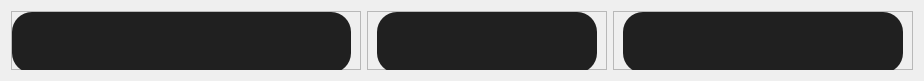
     <widget class="QWidget" name="widget_top" native="true">
      <property name="sizePolicy">
       <sizepolicy hsizetype="Expanding" vsizetype="Preferred">
        <horstretch>0</horstretch>
        <verstretch>0</verstretch>
       </sizepolicy>
      </property>
      <property name="minimumSize">
       <size>
        <width>924</width>
        <height>81</height>
       </size>
      </property>
      <property name="maximumSize">
       <size>
        <width>16777215</width>
        <height>81</height>
       </size>
      </property>
      <property name="focusPolicy">
       <enum>Qt::NoFocus</enum>
      </property>
      <property name="styleSheet">
       <string notr="true"/>
      </property>
      <layout class="QHBoxLayout" name="horizontalLayout">
       <property name="topMargin">
        <number>11</number>
       </property>
       <item>
        <widget class="QFrame" name="frame">
         <property name="sizePolicy">
          <sizepolicy hsizetype="Expanding" vsizetype="Preferred">
           <horstretch>0</horstretch>
           <verstretch>0</verstretch>
          </sizepolicy>
         </property>
         <property name="minimumSize">
          <size>
           <width>350</width>
           <height>0</height>
          </size>
         </property>
         <property name="maximumSize">
          <size>
           <width>250</width>
           <height>16777215</height>
          </size>
         </property>
         <property name="focusPolicy">
          <enum>Qt::NoFocus</enum>
         </property>
         <property name="frameShape">
          <enum>QFrame::StyledPanel</enum>
         </property>
         <property name="frameShadow">
          <enum>QFrame::Raised</enum>
         </property>
         <layout class="QHBoxLayout" name="horizontalLayout_4">
          <property name="leftMargin">
           <number>0</number>
          </property>
          <property name="topMargin">
           <number>0</number>
          </property>
          <item>
           <widget class="QLabel" name="label_5">
            <property name="minimumSize">
             <size>
              <width>226</width>
              <height>61</height>
             </size>
            </property>
            <property name="focusPolicy">
             <enum>Qt::NoFocus</enum>
            </property>
            <property name="layoutDirection">
             <enum>Qt::LeftToRight</enum>
            </property>
            <property name="styleSheet">
             <string notr="true">background-color: #202020; /* Замените #CCCCCC на желаемый серый цвет */
border-radius: 20px; /* Значение border-radius определяет радиус закругления углов */
color: white;</string>
            </property>
            <property name="text">
             <string/>
            </property>
           </widget>
          </item>
         </layout>
        </widget>
       </item>
       <item>
        <widget class="QFrame" name="frame_3">
         <property name="sizePolicy">
          <sizepolicy hsizetype="Expanding" vsizetype="Preferred">
           <horstretch>0</horstretch>
           <verstretch>0</verstretch>
          </sizepolicy>
         </property>
         <property name="focusPolicy">
          <enum>Qt::NoFocus</enum>
         </property>
         <property name="frameShape">
          <enum>QFrame::StyledPanel</enum>
         </property>
         <property name="frameShadow">
          <enum>QFrame::Raised</enum>
         </property>
         <layout class="QHBoxLayout" name="horizontalLayout_3">
          <property name="topMargin">
           <number>0</number>
          </property>
          <item>
           <widget class="QLabel" name="label_6">
            <property name="sizePolicy">
             <sizepolicy hsizetype="Expanding" vsizetype="Preferred">
              <horstretch>0</horstretch>
              <verstretch>0</verstretch>
             </sizepolicy>
            </property>
            <property name="minimumSize">
             <size>
              <width>0</width>
              <height>61</height>
             </size>
            </property>
            <property name="maximumSize">
             <size>
              <width>16777215</width>
              <height>61</height>
             </size>
            </property>
            <property name="focusPolicy">
             <enum>Qt::NoFocus</enum>
            </property>
            <property name="layoutDirection">
             <enum>Qt::LeftToRight</enum>
            </property>
            <property name="styleSheet">
             <string notr="true">background-color: #202020; /* Замените #CCCCCC на желаемый серый цвет */
border-radius: 20px; /* Значение border-radius определяет радиус закругления углов */
color: white;</string>
            </property>
            <property name="text">
             <string/>
            </property>
           </widget>
          </item>
         </layout>
        </widget>
       </item>
       <item>
        <widget class="QFrame" name="frame_2">
         <property name="sizePolicy">
          <sizepolicy hsizetype="Expanding" vsizetype="Preferred">
           <horstretch>0</horstretch>
           <verstretch>0</verstretch>
          </sizepolicy>
         </property>
         <property name="minimumSize">
          <size>
           <width>300</width>
           <height>0</height>
          </size>
         </property>
         <property name="maximumSize">
          <size>
           <width>261</width>
           <height>16777215</height>
          </size>
         </property>
         <property name="focusPolicy">
          <enum>Qt::NoFocus</enum>
         </property>
         <property name="frameShape">
          <enum>QFrame::StyledPanel</enum>
         </property>
         <property name="frameShadow">
          <enum>QFrame::Raised</enum>
         </property>
         <layout class="QHBoxLayout" name="horizontalLayout_2">
          <property name="topMargin">
           <number>0</number>
          </property>
          <item>
           <widget class="QLabel" name="label_user">
            <property name="sizePolicy">
             <sizepolicy hsizetype="Expanding" vsizetype="Expanding">
              <horstretch>0</horstretch>
              <verstretch>0</verstretch>
             </sizepolicy>
            </property>
            <property name="minimumSize">
             <size>
              <width>241</width>
              <height>61</height>
             </size>
            </property>
            <property name="focusPolicy">
             <enum>Qt::NoFocus</enum>
            </property>
            <property name="layoutDirection">
             <enum>Qt::LeftToRight</enum>
            </property>
            <property name="styleSheet">
             <string notr="true">background-color: #202020; /* Замените #CCCCCC на желаемый серый цвет */
border-radius: 20px; /* Значение border-radius определяет радиус закругления углов */
color: white;</string>
            </property>
            <property name="text">
             <string/>
            </property>
            <property name="alignment">
             <set>Qt::AlignCenter</set>
            </property>
           </widget>
          </item>
         </layout>
        </widget>
       </item>
      </layout>
     </widget>
